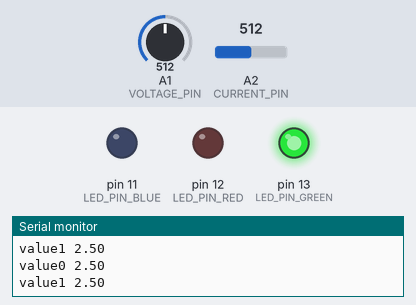
A sketch run on a simulated Arduino Uno, built with avr-gcc and run on an emulated ATmega328P. Parts: output pins drawn as LEDs (lit = HIGH), the last lines printed to the serial monitor. Dashed ring = blinking. Inputs (shaded band) come from the test bench; at power-on: A1 (VOLTAGE_PIN) = 512, A2 (CURRENT_PIN) = 512.

Above: at 9.2 s.
9.3 s: A1 (VOLTAGE_PIN) set to 657
13.3 s: A1 (VOLTAGE_PIN) set to 688
At 15.3 s:
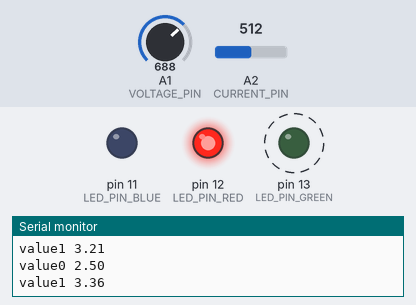
17.3 s: A1 (VOLTAGE_PIN) set to 511
At 18.3 s:
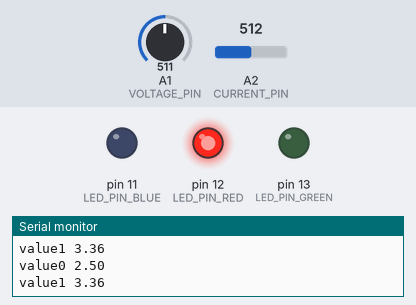
19.0 s: A1 (VOLTAGE_PIN) set to 716
At 19.77 s:
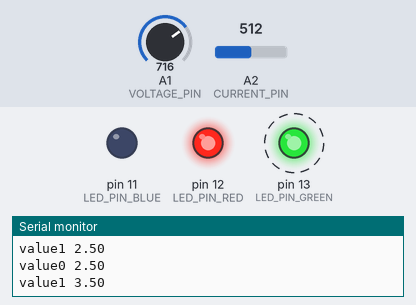
Timing chart, 0 to 24.0 s (numbered marks = the images above; inputs shaded):
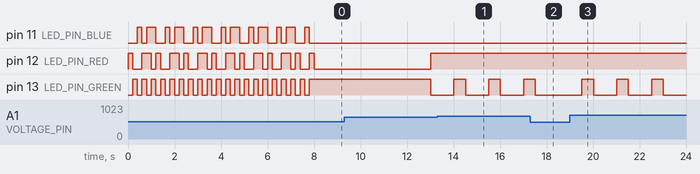

The sketch:

sketch_sep20b.ino
```cpp
float value0;
float value1;
#define CURRENT_PIN A2
#define VOLTAGE_PIN A1
//////////////////////////////////////////////////////////
// LED PIN ASSIGNMENTS
const int LED_PIN_RED = 12;
const int LED_PIN_GREEN = 13;
const int LED_PIN_BLUE = 11;
/////////////////////////////////////
const int RED = 0;        // COMMUNICATION
const int GREEN = 1;      // ALL GOOD
const int BLUE = 2;       // BATTERY 1 BAD
const int PINK = 3;       // BATTERY 2 BAD
const int LIGHT_BLUE = 4; // TEMPERATURE FAULT
const int ORANGE = 5;     // TWO BATTERY ARE NOT BALANCED
const int WHITE = 6;      // CURRENT 1
const int OFF = 7;        //
int i = 0;
float timeSinceReceived = 10000;
void SetLEDColour(int colour)
{
    switch (colour)
    {
    case RED:
        digitalWrite(LED_PIN_RED, HIGH);  // turn the LED on (HIGH is the voltage level)
        digitalWrite(LED_PIN_GREEN, LOW); // turn the LED on (HIGH is the voltage level)
        digitalWrite(LED_PIN_BLUE, LOW);  // turn the LED on (HIGH is the voltage level)
        break;
    case GREEN:
        digitalWrite(LED_PIN_RED, LOW);    // turn the LED on (HIGH is the voltage level)
        digitalWrite(LED_PIN_GREEN, HIGH); // turn the LED on (HIGH is the voltage level)
        digitalWrite(LED_PIN_BLUE, LOW);   // turn the LED on (HIGH is the voltage level)
        break;
    case BLUE:
        digitalWrite(LED_PIN_RED, LOW);   // turn the LED on (HIGH is the voltage level)
        digitalWrite(LED_PIN_GREEN, LOW); // turn the LED on (HIGH is the voltage level)
        digitalWrite(LED_PIN_BLUE, HIGH); // turn the LED on (HIGH is the voltage level)
        break;
    case PINK:
        digitalWrite(LED_PIN_RED, HIGH);   // turn the LED on (HIGH is the voltage level)
        digitalWrite(LED_PIN_GREEN, HIGH); // turn the LED on (HIGH is the voltage level)
        digitalWrite(LED_PIN_BLUE, LOW);   // turn the LED on (HIGH is the voltage level)
        break;
    case LIGHT_BLUE:
        digitalWrite(LED_PIN_RED, HIGH);  // turn the LED on (HIGH is the voltage level)
        digitalWrite(LED_PIN_GREEN, LOW); // turn the LED on (HIGH is the voltage level)
        digitalWrite(LED_PIN_BLUE, HIGH); // turn the LED on (HIGH is the voltage level)
        break;
    case ORANGE:
        digitalWrite(LED_PIN_RED, LOW);    // turn the LED on (HIGH is the voltage level)
        digitalWrite(LED_PIN_GREEN, HIGH); // turn the LED on (HIGH is the voltage level)
        digitalWrite(LED_PIN_BLUE, HIGH);  // turn the LED on (HIGH is the voltage level)
        break;
    case WHITE:
        digitalWrite(LED_PIN_RED, HIGH);   // turn the LED on (HIGH is the voltage level)
        digitalWrite(LED_PIN_GREEN, HIGH); // turn the LED on (HIGH is the voltage level)
        digitalWrite(LED_PIN_BLUE, HIGH);  // turn the LED on (HIGH is the voltage level)
        break;
    case OFF:
        digitalWrite(LED_PIN_RED, LOW);   // turn the LED on (HIGH is the voltage level)
        digitalWrite(LED_PIN_GREEN, LOW); // turn the LED on (HIGH is the voltage level)
        digitalWrite(LED_PIN_BLUE, LOW);  // turn the LED on (HIGH is the voltage level)
        break;
    }
}

float ADC2Voltage(float analogValue)
{
    float value;
    value = analogValue * (5 / 1023.0); // first convert the analog value based on the logic level voltage
    return value;
}

void setup()
{
    // put your setup code here, to run once:
    pinMode(LED_PIN_RED, OUTPUT);
    pinMode(LED_PIN_GREEN, OUTPUT);
    pinMode(LED_PIN_BLUE, OUTPUT);
    Serial.begin(9600); // start serial for output
    // SET UP rainbow fun
    float millis_ctr = millis();
    while (millis() < millis_ctr + 8000) // Keep LED on for 500ms
    {

        switch (i)
        {
        case 0:
            digitalWrite(LED_PIN_RED, HIGH);  // turn the LED on (HIGH is the voltage level)
            digitalWrite(LED_PIN_GREEN, LOW); // turn the LED on (HIGH is the voltage level)
            digitalWrite(LED_PIN_BLUE, LOW);  // turn the LED on (HIGH is the voltage level)
            break;
        case 1:
            digitalWrite(LED_PIN_RED, LOW);    // turn the LED on (HIGH is the voltage level)
            digitalWrite(LED_PIN_GREEN, HIGH); // turn the LED on (HIGH is the voltage level)
            digitalWrite(LED_PIN_BLUE, LOW);   // turn the LED on (HIGH is the voltage level)
            break;
        case 2:
            digitalWrite(LED_PIN_RED, LOW);   // turn the LED on (HIGH is the voltage level)
            digitalWrite(LED_PIN_GREEN, LOW); // turn the LED on (HIGH is the voltage level)
            digitalWrite(LED_PIN_BLUE, HIGH); // turn the LED on (HIGH is the voltage level)
            break;
        case 3:
            digitalWrite(LED_PIN_RED, HIGH);   // turn the LED on (HIGH is the voltage level)
            digitalWrite(LED_PIN_GREEN, HIGH); // turn the LED on (HIGH is the voltage level)
            digitalWrite(LED_PIN_BLUE, LOW);   // turn the LED on (HIGH is the voltage level)
            break;
        case 4:
            digitalWrite(LED_PIN_RED, HIGH);  // turn the LED on (HIGH is the voltage level)
            digitalWrite(LED_PIN_GREEN, LOW); // turn the LED on (HIGH is the voltage level)
            digitalWrite(LED_PIN_BLUE, HIGH); // turn the LED on (HIGH is the voltage level)
            break;
        case 5:
            digitalWrite(LED_PIN_RED, LOW);    // turn the LED on (HIGH is the voltage level)
            digitalWrite(LED_PIN_GREEN, HIGH); // turn the LED on (HIGH is the voltage level)
            digitalWrite(LED_PIN_BLUE, HIGH);  // turn the LED on (HIGH is the voltage level)
            break;
        case 6:
            digitalWrite(LED_PIN_RED, HIGH);   // turn the LED on (HIGH is the voltage level)
            digitalWrite(LED_PIN_GREEN, HIGH); // turn the LED on (HIGH is the voltage level)
            digitalWrite(LED_PIN_BLUE, HIGH);  // turn the LED on (HIGH is the voltage level)
            break;
        case 7:
            digitalWrite(LED_PIN_RED, LOW);   // turn the LED on (HIGH is the voltage level)
            digitalWrite(LED_PIN_GREEN, LOW); // turn the LED on (HIGH is the voltage level)
            digitalWrite(LED_PIN_BLUE, LOW);  // turn the LED on (HIGH is the voltage level)
            break;
        }
        i++;
        if (i > 5)
            i = 0;
        delay(200); // wait for a second
        // Serial.println("Blue LED On");
    }
}

void loop()
{
    static uint32_t millis_ctr = 0;
    // Serial.println("Requesting Temps");

    if (millis() > millis_ctr + 1000)
    {
        value0 = ADC2Voltage(analogRead(CURRENT_PIN)); // read analog value from adc, and pass to ADC2Current to convert into a real current
        value1 = ADC2Voltage(analogRead(VOLTAGE_PIN)); // read analog value from adc, and pass to ADC2Voltage to convert into a real voltage
        Serial.print("value0 ");
        Serial.print(value0);
        Serial.println("");
        Serial.print("value1 ");
        Serial.print(value1);
        Serial.println("");
        if (1 > value0 || value0 > 3.3) // if battery voltage is greater than zero but less than 16.8
        {
            // Battery should not be less than 12V or greater than 16.8V
            millis_ctr = millis();
            while (millis() < millis_ctr + 500) // Keep LED on for 500ms
            {
                SetLEDColour(BLUE);
                // Serial.println("Blue LED On");
            }
        }
        if (1 > value1 || value1 > 3.3) // if battery voltage is greater than zero but less than 16.8
        {
            // Battery should not be less than 12V or greater than 16.8V
            millis_ctr = millis();
            while (millis() < millis_ctr + 500) // Keep LED on for 500ms
            {
                SetLEDColour(PINK);
                // Serial.println("ORANGE LED On");
            }
        }
        if (millis() > timeSinceReceived + 2500)
        {
            // time has passed 2.5 seconds since the last received value
            // this should have changed by now
            SetLEDColour(RED); // Set the led red to indicate haven't received a command
        }
        else // this should be the last case if no error was reported
        {
            SetLEDColour(GREEN);
            // Serial.println("Green LED On");
        }
        // delay(5000);

        millis_ctr = millis();
    }
}
```

Measured:
- the behaviour switches between 675 and 676 on A1 (VOLTAGE_PIN) (found by bisection; images 0 and 1)
- after the input at 13.3 s, pin 13 (LED_PIN_GREEN): alternates HIGH for 0.50 s and LOW for 1.0 s, starting after 0.72 s
- after the input at 17.3 s, pin 13 (LED_PIN_GREEN): goes on until 17.5 s, then stays LOW
- after the input at 19.0 s, pin 13 (LED_PIN_GREEN): alternates HIGH for 0.50 s and LOW for 1.0 s, starting after 0.52 s
